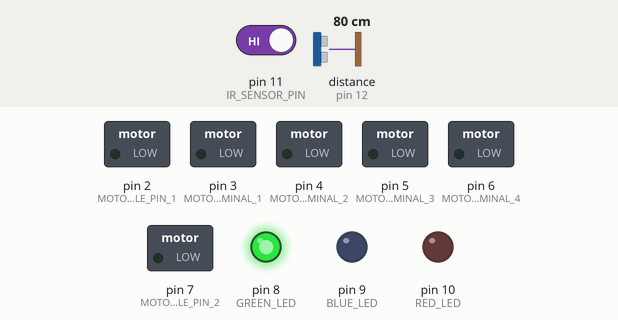
Recording of a program running on a simulated Arduino Uno, built with avr-gcc and run on an emulated ATmega328P. Shown: switched loads named in the program (green lamp = pin HIGH), output pins drawn as LEDs (lit = HIGH). Wiring (inferred from the names in the program): ultrasonic range finder: trigger pin 13; echo pin 12. The inputs (shaded band) are chosen by the test bench; at power-on: pin 11 (IR_SENSOR_PIN) HIGH, distance to the obstacle (sensor on pin 12) 80 cm. The echo pulse lasts 58.3 µs per cm; pins used as bus, display or sensor lines are not drawn.

Above: at 1.2 s.
1.3 s: pin 11 (IR_SENSOR_PIN) driven LOW
At 2.5 s:
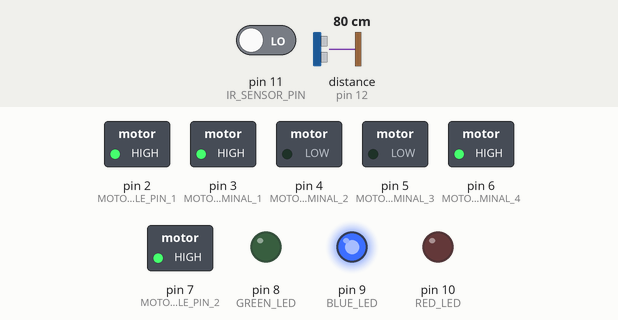
2.8 s: pin 11 (IR_SENSOR_PIN) driven HIGH
At 4.0 s:
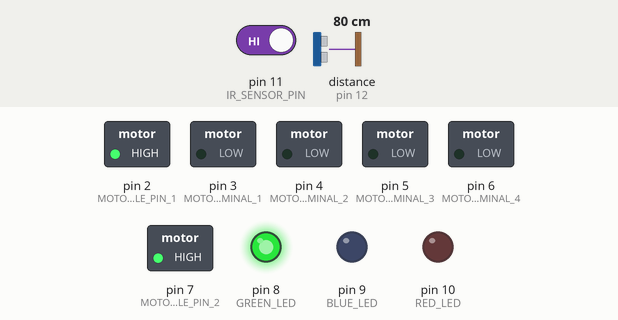
Timing chart, 0 to 5.8 s (numbered marks = the images above; inputs shaded):
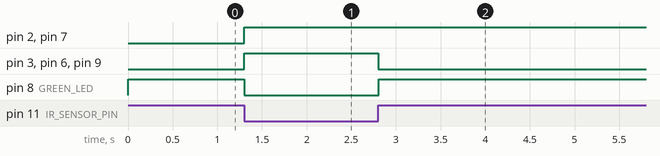

Measured:
- after the input at 1.3 s, pin 2 (MOTOR_ENABLE_PIN_1), pin 3 (MOTOR_TERMINAL_1), pin 6 (MOTOR_TERMINAL_4), pin 7 (MOTOR_ENABLE_PIN_2), pin 9 (BLUE_LED): LOW → HIGH at once; pin 8 (GREEN_LED): HIGH → LOW at once
- after the input at 2.8 s, pin 3 (MOTOR_TERMINAL_1), pin 6 (MOTOR_TERMINAL_4), pin 9 (BLUE_LED): HIGH → LOW at once; pin 8 (GREEN_LED): LOW → HIGH at once

The program:

main.cpp
```cpp
#include <Arduino.h>

// Constants for pins
#define MOTOR_ENABLE_PIN_1 2
#define MOTOR_TERMINAL_1 3
#define MOTOR_TERMINAL_2 4
#define MOTOR_TERMINAL_3 5
#define MOTOR_TERMINAL_4 6
#define MOTOR_ENABLE_PIN_2 7
#define GREEN_LED 8
#define BLUE_LED 9
#define RED_LED 10
#define IR_SENSOR_PIN 11
#define ULTRASONIC_ECHO_PIN 12
#define ULTRASONIC_TRIG_PIN 13

// Constants for ultrasonic sensor and threshold
#define BASKET_FULL_THRESHOLD_CM 10.0
#define US_DELAY_SHORT 2
#define US_DELAY_LONG 10

// Global state variables
bool isShredding = false;
bool isBasketFull = false;

// Helper function to calculate distance using ultrasonic sensor
float getUltrasonicDistance() {
    digitalWrite(ULTRASONIC_TRIG_PIN, LOW);
    delayMicroseconds(US_DELAY_SHORT);
    digitalWrite(ULTRASONIC_TRIG_PIN, HIGH);
    delayMicroseconds(US_DELAY_LONG);
    digitalWrite(ULTRASONIC_TRIG_PIN, LOW);

    long duration = pulseIn(ULTRASONIC_ECHO_PIN, HIGH);
    return duration * 0.034 / 2; // Calculate distance in cm
}

// Turn on the shredding indicator light
void turnOnShreddingLight() {
    digitalWrite(BLUE_LED, HIGH);
    isShredding = true;
}

// Turn off the shredding indicator light
void turnOffShreddingLight() {
    digitalWrite(BLUE_LED, LOW);
    isShredding = false;
}


void turnOnGreenLight() {
    digitalWrite(GREEN_LED, HIGH);
}

void turnOffGreenLight() {
    digitalWrite(GREEN_LED, LOW);
}

// Check if paper is detected
bool isPaperDetected() {
    return digitalRead(IR_SENSOR_PIN) == LOW;
}

// Alert when the basket is full
void alertBasketFull() {
    digitalWrite(RED_LED, HIGH);
    isBasketFull = true;
    turnOffGreenLight();
}

void alertBasketEmpty() {
    digitalWrite(RED_LED, LOW);
    isBasketFull = false;
}

// Check if the paper basket is full
void checkBasketFullness() {
    float distance = getUltrasonicDistance();
    if (distance < BASKET_FULL_THRESHOLD_CM) {
        alertBasketFull();
    } else {
        alertBasketEmpty();
    }
}

// Turn on the shredder motors
void turnOnShredding() {
    // Motor 1 spins in one direction
    turnOffGreenLight();
    isShredding = true;
    digitalWrite(MOTOR_TERMINAL_1, HIGH);
    digitalWrite(MOTOR_TERMINAL_2, LOW);
    analogWrite(MOTOR_ENABLE_PIN_1, 255);

    digitalWrite(MOTOR_TERMINAL_3, LOW);
    digitalWrite(MOTOR_TERMINAL_4, HIGH);
    analogWrite(MOTOR_ENABLE_PIN_2, 255);

    turnOnShreddingLight();
}

// Stop the shredder motors
void stopShredding() {
    // Stop Motor 1
    digitalWrite(MOTOR_TERMINAL_1, LOW);
    digitalWrite(MOTOR_TERMINAL_2, LOW);

    // Stop Motor 2
    digitalWrite(MOTOR_TERMINAL_3, LOW);
    digitalWrite(MOTOR_TERMINAL_4, LOW);

    // Turn off shredding indicator
    turnOffShreddingLight();
    checkBasketFullness();
}

// Arduino setup function
void setup() {
    // Initialize LED pins
    pinMode(RED_LED, OUTPUT);
    pinMode(BLUE_LED, OUTPUT);
    pinMode(GREEN_LED, OUTPUT);

    // Initialize motor enable pin
    pinMode(MOTOR_ENABLE_PIN_1, OUTPUT);
    pinMode(MOTOR_ENABLE_PIN_2, OUTPUT);

    // Initialize motor pins for Motor 1
    pinMode(MOTOR_TERMINAL_1, OUTPUT);
    pinMode(MOTOR_TERMINAL_2, OUTPUT);

    // Initialize motor pins for Motor 2
    pinMode(MOTOR_TERMINAL_3, OUTPUT);
    pinMode(MOTOR_TERMINAL_4, OUTPUT);

    // Initialize IR sensor pin
    pinMode(IR_SENSOR_PIN, INPUT);

    // Initialize ultrasonic sensor pins
    pinMode(ULTRASONIC_TRIG_PIN, OUTPUT);
    pinMode(ULTRASONIC_ECHO_PIN, INPUT);

    checkBasketFullness();
}

/**
 * @brief Main control loop for paper shredding and basket monitoring system.
 *
 * This function handles the primary logic for a paper shredder operation, including:
 * - Checking if the basket is full and taking appropriate action to monitor its fullness.
 * - Detecting the presence of paper using an infrared sensor and starting the shredding process if paper is detected.
 * - Stopping the shredding operation when no paper is detected.
 * - Activating a green indicator light when the shredder is idle and the basket is not full.
 *
 * The loop prioritizes ensuring the basket's fullness status is continuously managed, and the system
 * transitions smoothly between shredding, idle, and full states.
 *
 * Pre-conditions:
 * - Sensor and motor pins are initialized.
 * - The system global variables `isShredding` and `isBasketFull` manage state tracking.
 *
 * Post-conditions:
 * - The appropriate indicator lights and motors are activated based on the system's state.
 *
 * This function should be called repeatedly to maintain the operation of the shredder.
 */
void loop() {
    if (isBasketFull) {
        checkBasketFullness();
        return;
    }

    if (isPaperDetected()) {
        if (!isShredding) {
            turnOnShredding();
        }
    } else {
        if (isShredding) {
            stopShredding();
        } else {
            turnOnGreenLight();
        }
    }
}
```
